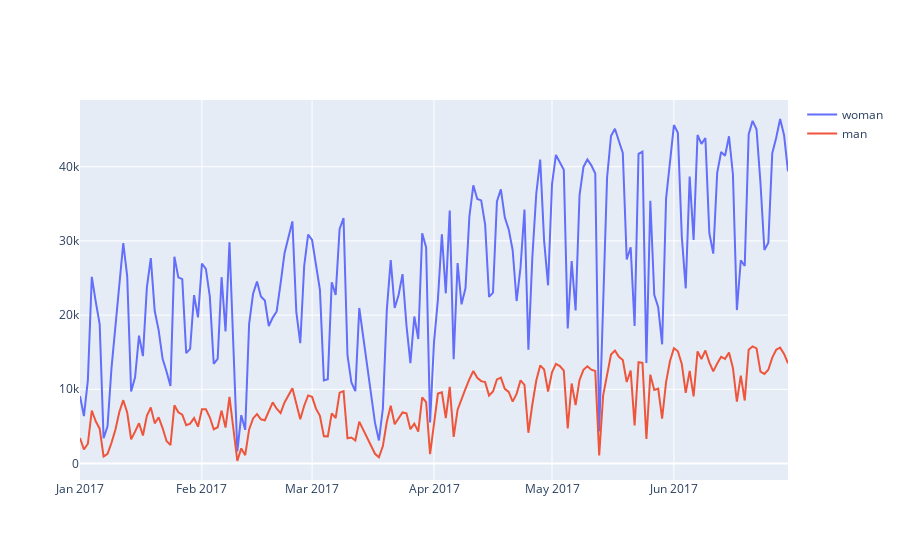

Notebook code cell kept with this figure:
### Code cell
import plotly.graph_objects as go

fig = go.Figure()
fig.add_trace(go.Scatter(x=count_by_day_in_month.loc[count_by_day_in_month.gender == 1,'day'].values,
                         y=count_by_day_in_month.loc[count_by_day_in_month.gender == 1,'count'].values,
                    mode='lines',
                    name='woman'))

fig.add_trace(go.Scatter(x=count_by_day_in_month.loc[count_by_day_in_month.gender == 2,'day'].values,
                         y=count_by_day_in_month.loc[count_by_day_in_month.gender == 2,'count'].values,
                    mode='lines',
                    name='man'))

### Figure 1 — Plotly figure (JSON) as saved in the notebook; plotly's stock layout.template omitted (floating-point values rounded to 4 significant figures; data arrays with more than 128 entries replaced by an {"elided": "..."} marker saying what was removed)
{"data": [{"mode": "lines", "name": "woman", "type": "scatter", "x": {"elided": "177 str values"}, "y": {"elided": "177 int values"}}, {"mode": "lines", "name": "man", "type": "scatter", "x": {"elided": "177 str values"}, "y": {"elided": "177 int values"}}], "layout": {}}
